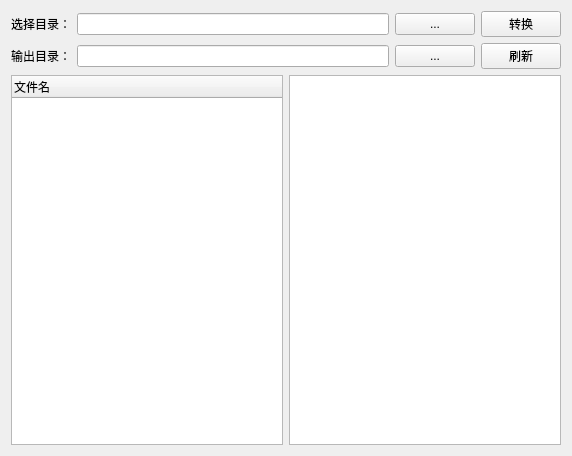
<?xml version="1.0" encoding="UTF-8"?>
<ui version="4.0">
 <class>osmDirectoryConversionClass</class>
 <widget class="QWidget" name="osmDirectoryConversionClass">
  <property name="geometry">
   <rect>
    <x>0</x>
    <y>0</y>
    <width>572</width>
    <height>456</height>
   </rect>
  </property>
  <property name="windowTitle">
   <string>osmDirectoryConversion</string>
  </property>
  <layout class="QGridLayout" name="gridLayout">
   <item row="0" column="0">
    <layout class="QVBoxLayout" name="verticalLayout">
     <item>
      <layout class="QHBoxLayout" name="horizontalLayout">
       <item>
        <widget class="QLabel" name="label">
         <property name="text">
          <string>选择目录：</string>
         </property>
        </widget>
       </item>
       <item>
        <widget class="QLineEdit" name="inDirInputEdit"/>
       </item>
       <item>
        <widget class="QPushButton" name="inFileDialogBtn">
         <property name="text">
          <string>...</string>
         </property>
        </widget>
       </item>
       <item>
        <widget class="QPushButton" name="transformBtn">
         <property name="text">
          <string>转换</string>
         </property>
        </widget>
       </item>
      </layout>
     </item>
     <item>
      <layout class="QHBoxLayout" name="horizontalLayout_2">
       <item>
        <widget class="QLabel" name="label_2">
         <property name="text">
          <string>输出目录：</string>
         </property>
        </widget>
       </item>
       <item>
        <widget class="QLineEdit" name="outDirInputEdit"/>
       </item>
       <item>
        <widget class="QPushButton" name="outFileDialogBtn">
         <property name="text">
          <string>...</string>
         </property>
        </widget>
       </item>
       <item>
        <widget class="QPushButton" name="updateBtn">
         <property name="text">
          <string>刷新</string>
         </property>
        </widget>
       </item>
      </layout>
     </item>
    </layout>
   </item>
   <item row="1" column="0">
    <layout class="QHBoxLayout" name="horizontalLayout_3">
     <item>
      <widget class="QTreeWidget" name="infileTree">
       <column>
        <property name="text">
         <string>文件名</string>
        </property>
       </column>
      </widget>
     </item>
     <item>
      <widget class="QListWidget" name="outFileList"/>
     </item>
    </layout>
   </item>
  </layout>
 </widget>
 <layoutdefault spacing="6" margin="11"/>
 <resources>
  <include location="osmDirectoryConversion.qrc"/>
 </resources>
 <connections/>
</ui>
